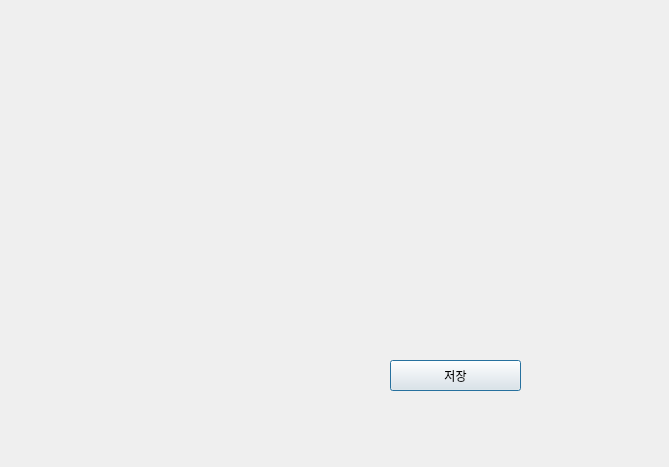
<?xml version="1.0" encoding="UTF-8"?>
<ui version="4.0">
 <class>Dialog</class>
 <widget class="QDialog" name="Dialog">
  <property name="geometry">
   <rect>
    <x>0</x>
    <y>0</y>
    <width>669</width>
    <height>467</height>
   </rect>
  </property>
  <property name="windowTitle">
   <string>Dialog</string>
  </property>
  <widget class="QPushButton" name="pushButton">
   <property name="geometry">
    <rect>
     <x>390</x>
     <y>360</y>
     <width>131</width>
     <height>31</height>
    </rect>
   </property>
   <property name="font">
    <font>
     <pointsize>9</pointsize>
    </font>
   </property>
   <property name="toolTip">
    <string/>
   </property>
   <property name="text">
    <string>저장</string>
   </property>
  </widget>
 </widget>
 <resources/>
 <connections/>
</ui>
